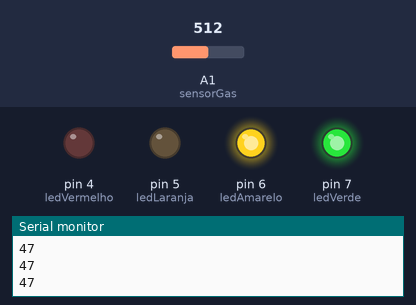
Recording of a sketch running on a simulated Arduino Uno, built with avr-gcc and run on an emulated ATmega328P. Shown: output pins drawn as LEDs (lit = HIGH), the last lines printed to the serial monitor. Inputs (shaded band) come from the test bench; at power-on: A1 (sensorGas) = 512.

Above: at 1.2 s.
1.3 s: A1 (sensorGas) set to 542
At 2.7 s:
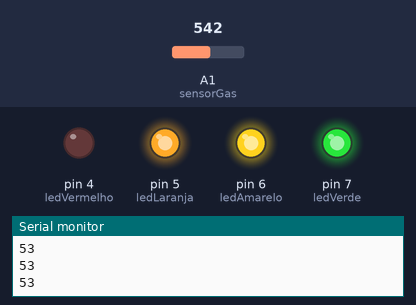
3.0 s: A1 (sensorGas) set to 646
4.5 s: A1 (sensorGas) set to 671
At 5.4 s:
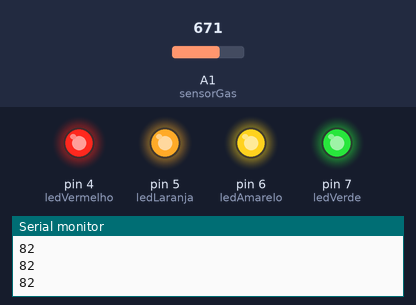
6.0 s: A1 (sensorGas) set to 306
At 6.6 s:
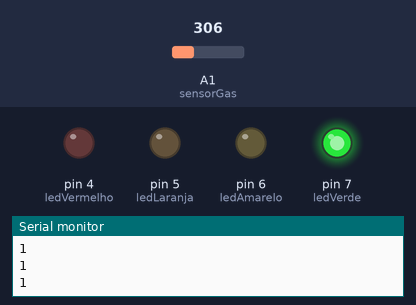
7.5 s: A1 (sensorGas) set to 416
9.0 s: A1 (sensorGas) set to 453
At 10.2 s:
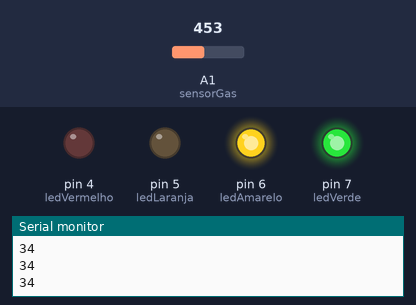
Timing chart, 0 to 11.5 s (numbered marks = the images above; inputs shaded):
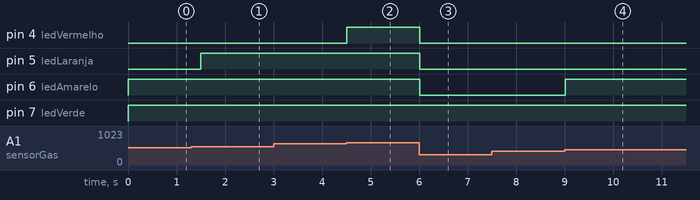

Measured:
- the behaviour switches between 524 and 525 on A1 (sensorGas) (found by bisection; images 0 and 1)
- the behaviour switches between 659 and 660 on A1 (sensorGas) (found by bisection; images 1 and 2)
- the behaviour switches between 434 and 435 on A1 (sensorGas) (found by bisection; images 3 and 4)
- after the input at 1.3 s, pin 5 (ledLaranja): LOW → HIGH after 0.20 s
- after the input at 4.5 s, pin 4 (ledVermelho): LOW → HIGH at once
- after the input at 6.0 s, pin 4 (ledVermelho), pin 5 (ledLaranja), pin 6 (ledAmarelo): HIGH → LOW at once
- after the input at 9.0 s, pin 6 (ledAmarelo): LOW → HIGH at once

The sketch:

sensorGas.ino
```cpp
int const sensorGas = A1;
int val1=10;
int val2=11;
int val3=12;
int val4=13;
int ledVerde = 7;
int ledAmarelo = 6;
int ledLaranja = 5;
int ledVermelho = 4;

void setup(){
  	pinMode(ledVerde, OUTPUT);
    pinMode(ledAmarelo, OUTPUT);
    pinMode(ledLaranja, OUTPUT);
    pinMode(ledVermelho, OUTPUT);
    Serial.begin(9600);
}

void loop(){
//Leitura da entrada do sensor
	int valor = analogRead(sensorGas);
//Conversão da variável para porcentagem
	valor = map(valor, 300, 750, 0, 100);
//Print do valor
	Serial.println(valor);
//Leitura OK
	digitalWrite(ledVerde, HIGH);
	if (valor < 30)
    {digitalWrite(val1, HIGH);
    }
//Leitura Atenção
digitalWrite(ledAmarelo, valor >= 30 ? HIGH : LOW);
	if (valor >= 30 && valor <= 49)
    {digitalWrite(val2, HIGH);
    }
//Leitura Alerta
  digitalWrite(ledLaranja, valor >= 50 ? HIGH : LOW);
	if (valor >= 50 && valor <= 79)
    {digitalWrite(val3, HIGH);
    }
//Leitura Alerta Vermelho
  digitalWrite(ledVermelho, valor >= 80 ? HIGH : LOW);
  	if (valor >= 80)
    {digitalWrite(val4, HIGH);
    }
  delay(250);
}
```
